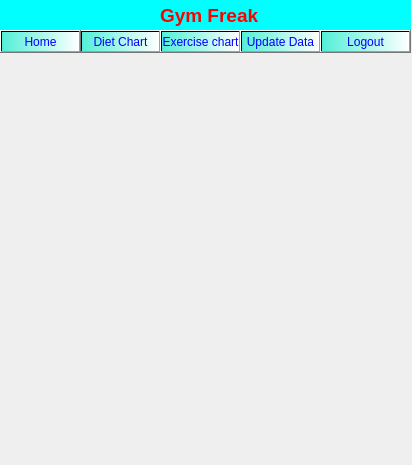
<?xml version="1.0" encoding="UTF-8"?>
<ui version="4.0">
 <class>exercisechart</class>
 <widget class="QDialog" name="exercisechart">
  <property name="geometry">
   <rect>
    <x>0</x>
    <y>0</y>
    <width>412</width>
    <height>465</height>
   </rect>
  </property>
  <property name="windowTitle">
   <string>Dialog</string>
  </property>
  <widget class="QLabel" name="label">
   <property name="geometry">
    <rect>
     <x>0</x>
     <y>0</y>
     <width>411</width>
     <height>51</height>
    </rect>
   </property>
   <property name="styleSheet">
    <string notr="true">background-color: rgb(0, 255, 255);</string>
   </property>
   <property name="text">
    <string/>
   </property>
  </widget>
  <widget class="QPushButton" name="pushButton_2">
   <property name="geometry">
    <rect>
     <x>80</x>
     <y>30</y>
     <width>81</width>
     <height>23</height>
    </rect>
   </property>
   <property name="styleSheet">
    <string notr="true">background-color: qlineargradient(spread:pad, x1:0, y1:0, x2:1, y2:0, stop:0 rgba(82, 239, 216, 255), stop:1 rgba(255, 255, 255, 255));
color: rgb(0, 0, 255);</string>
   </property>
   <property name="text">
    <string>Diet Chart</string>
   </property>
  </widget>
  <widget class="QPushButton" name="pushButton_3">
   <property name="geometry">
    <rect>
     <x>160</x>
     <y>30</y>
     <width>81</width>
     <height>23</height>
    </rect>
   </property>
   <property name="styleSheet">
    <string notr="true">background-color: qlineargradient(spread:pad, x1:0, y1:0, x2:1, y2:0, stop:0 rgba(82, 239, 216, 255), stop:1 rgba(255, 255, 255, 255));
color: rgb(0, 0, 255);</string>
   </property>
   <property name="text">
    <string>Exercise chart</string>
   </property>
  </widget>
  <widget class="QLabel" name="label_2">
   <property name="geometry">
    <rect>
     <x>160</x>
     <y>0</y>
     <width>111</width>
     <height>31</height>
    </rect>
   </property>
   <property name="text">
    <string>&lt;html&gt;&lt;head/&gt;&lt;body&gt;&lt;p&gt;&lt;span style=&quot; font-size:14pt; font-weight:600; color:#ff0000;&quot;&gt;Gym Freak&lt;/span&gt;&lt;/p&gt;&lt;/body&gt;&lt;/html&gt;</string>
   </property>
  </widget>
  <widget class="QPushButton" name="pushButton_4">
   <property name="geometry">
    <rect>
     <x>240</x>
     <y>30</y>
     <width>81</width>
     <height>23</height>
    </rect>
   </property>
   <property name="styleSheet">
    <string notr="true">background-color: qlineargradient(spread:pad, x1:0, y1:0, x2:1, y2:0, stop:0 rgba(82, 239, 216, 255), stop:1 rgba(255, 255, 255, 255));
color: rgb(0, 0, 255);</string>
   </property>
   <property name="text">
    <string>Update Data</string>
   </property>
  </widget>
  <widget class="QPushButton" name="pushButton_5">
   <property name="geometry">
    <rect>
     <x>320</x>
     <y>30</y>
     <width>91</width>
     <height>23</height>
    </rect>
   </property>
   <property name="styleSheet">
    <string notr="true">background-color: qlineargradient(spread:pad, x1:0, y1:0, x2:1, y2:0, stop:0 rgba(82, 239, 216, 255), stop:1 rgba(255, 255, 255, 255));
color: rgb(0, 0, 255);</string>
   </property>
   <property name="text">
    <string>Logout</string>
   </property>
  </widget>
  <widget class="QPushButton" name="pushButton">
   <property name="geometry">
    <rect>
     <x>0</x>
     <y>30</y>
     <width>81</width>
     <height>23</height>
    </rect>
   </property>
   <property name="styleSheet">
    <string notr="true">background-color: qlineargradient(spread:pad, x1:0, y1:0, x2:1, y2:0, stop:0 rgba(82, 239, 216, 255), stop:1 rgba(255, 255, 255, 255));
color: rgb(0, 0, 255);</string>
   </property>
   <property name="text">
    <string>Home</string>
   </property>
  </widget>
  <widget class="QLabel" name="label_3">
   <property name="geometry">
    <rect>
     <x>10</x>
     <y>60</y>
     <width>391</width>
     <height>401</height>
    </rect>
   </property>
   <property name="text">
    <string/>
   </property>
   <property name="pixmap">
    <pixmap resource="image.qrc">:/bodybuilding-exercises-chart-for-menfun-and-fitness-chart-exercises-for-good-health-1924-by-sandmarg-7.jpg</pixmap>
   </property>
   <property name="scaledContents">
    <bool>true</bool>
   </property>
  </widget>
 </widget>
 <resources>
  <include location="image.qrc"/>
 </resources>
 <connections/>
</ui>
